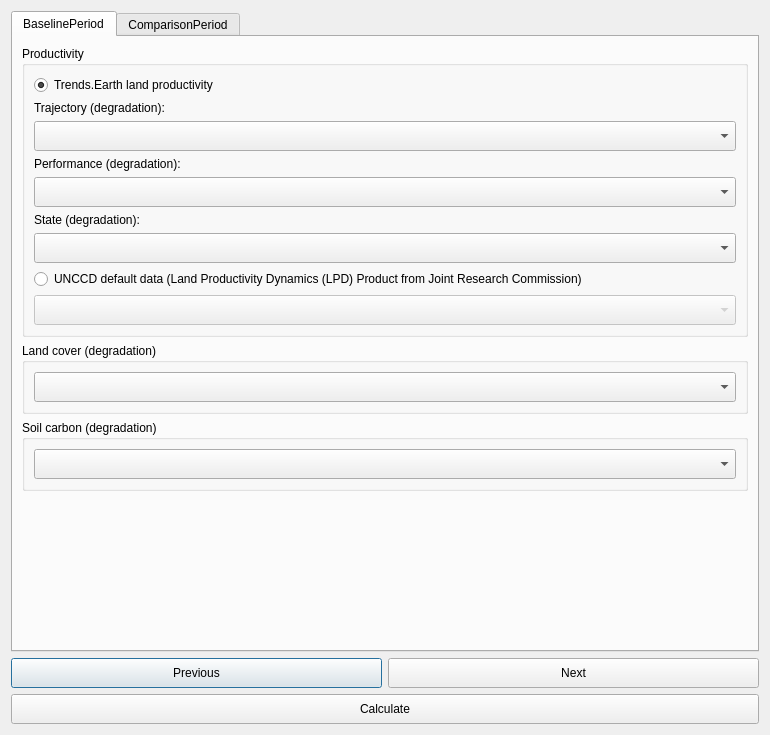
<?xml version="1.0" encoding="UTF-8"?>
<ui version="4.0">
 <class>DlgCalculateLDNUNCCDReporting</class>
 <widget class="QDialog" name="DlgCalculateLDNUNCCDReporting">
  <property name="geometry">
   <rect>
    <x>0</x>
    <y>0</y>
    <width>770</width>
    <height>735</height>
   </rect>
  </property>
  <property name="sizePolicy">
   <sizepolicy hsizetype="Fixed" vsizetype="Fixed">
    <horstretch>0</horstretch>
    <verstretch>0</verstretch>
   </sizepolicy>
  </property>
  <property name="windowTitle">
   <string>Calculate SDG 15.3.1 Indicator</string>
  </property>
  <layout class="QVBoxLayout" name="verticalLayout">
   <item>
    <widget class="QTabWidget" name="TabBox">
     <property name="sizePolicy">
      <sizepolicy hsizetype="Minimum" vsizetype="Expanding">
       <horstretch>0</horstretch>
       <verstretch>0</verstretch>
      </sizepolicy>
     </property>
     <property name="tabShape">
      <enum>QTabWidget::Rounded</enum>
     </property>
     <property name="currentIndex">
      <number>0</number>
     </property>
     <widget class="QWidget" name="BaselineTab">
      <attribute name="title">
       <string>BaselinePeriod</string>
      </attribute>
      <layout class="QVBoxLayout" name="verticalLayout_2">
       <item>
        <widget class="QGroupBox" name="groupBox">
         <property name="sizePolicy">
          <sizepolicy hsizetype="Preferred" vsizetype="Minimum">
           <horstretch>0</horstretch>
           <verstretch>0</verstretch>
          </sizepolicy>
         </property>
         <property name="maximumSize">
          <size>
           <width>16777215</width>
           <height>16777215</height>
          </size>
         </property>
         <property name="font">
          <font>
           <weight>50</weight>
           <bold>false</bold>
          </font>
         </property>
         <property name="title">
          <string>Productivity</string>
         </property>
         <layout class="QGridLayout" name="gridLayout">
          <item row="4" column="0">
           <widget class="WidgetDataIOSelectTELayerExisting" name="combo_layer_traj">
            <property name="enabled">
             <bool>true</bool>
            </property>
            <property name="sizePolicy">
             <sizepolicy hsizetype="Expanding" vsizetype="Minimum">
              <horstretch>0</horstretch>
              <verstretch>0</verstretch>
             </sizepolicy>
            </property>
            <property name="minimumSize">
             <size>
              <width>0</width>
              <height>30</height>
             </size>
            </property>
            <property name="layer_type" stdset="0">
             <string notr="true">Productivity trajectory (significance)</string>
            </property>
           </widget>
          </item>
          <item row="6" column="0">
           <widget class="WidgetDataIOSelectTELayerExisting" name="combo_layer_perf">
            <property name="enabled">
             <bool>true</bool>
            </property>
            <property name="sizePolicy">
             <sizepolicy hsizetype="Expanding" vsizetype="Minimum">
              <horstretch>0</horstretch>
              <verstretch>0</verstretch>
             </sizepolicy>
            </property>
            <property name="minimumSize">
             <size>
              <width>0</width>
              <height>30</height>
             </size>
            </property>
            <property name="layer_type" stdset="0">
             <string notr="true">Productivity performance (degradation)</string>
            </property>
           </widget>
          </item>
          <item row="8" column="0">
           <widget class="WidgetDataIOSelectTELayerExisting" name="combo_layer_state">
            <property name="enabled">
             <bool>true</bool>
            </property>
            <property name="sizePolicy">
             <sizepolicy hsizetype="Expanding" vsizetype="Minimum">
              <horstretch>0</horstretch>
              <verstretch>0</verstretch>
             </sizepolicy>
            </property>
            <property name="minimumSize">
             <size>
              <width>0</width>
              <height>30</height>
             </size>
            </property>
            <property name="layer_type" stdset="0">
             <string notr="true">Productivity state (degradation)</string>
            </property>
           </widget>
          </item>
          <item row="2" column="0">
           <widget class="QRadioButton" name="mode_te_prod">
            <property name="text">
             <string>Trends.Earth land productivity</string>
            </property>
            <property name="checked">
             <bool>true</bool>
            </property>
           </widget>
          </item>
          <item row="5" column="0">
           <widget class="QLabel" name="combo_layer_perf_label">
            <property name="enabled">
             <bool>true</bool>
            </property>
            <property name="font">
             <font>
              <weight>50</weight>
              <bold>false</bold>
             </font>
            </property>
            <property name="text">
             <string>Performance (degradation):</string>
            </property>
           </widget>
          </item>
          <item row="7" column="0">
           <widget class="QLabel" name="combo_layer_state_label">
            <property name="enabled">
             <bool>true</bool>
            </property>
            <property name="sizePolicy">
             <sizepolicy hsizetype="Preferred" vsizetype="Minimum">
              <horstretch>0</horstretch>
              <verstretch>0</verstretch>
             </sizepolicy>
            </property>
            <property name="font">
             <font>
              <weight>50</weight>
              <bold>false</bold>
             </font>
            </property>
            <property name="text">
             <string>State (degradation):</string>
            </property>
           </widget>
          </item>
          <item row="3" column="0">
           <widget class="QLabel" name="combo_layer_traj_label">
            <property name="enabled">
             <bool>true</bool>
            </property>
            <property name="font">
             <font>
              <weight>50</weight>
              <bold>false</bold>
             </font>
            </property>
            <property name="text">
             <string>Trajectory (degradation):</string>
            </property>
           </widget>
          </item>
          <item row="10" column="0">
           <widget class="WidgetDataIOSelectTELayerImport" name="combo_layer_lpd">
            <property name="enabled">
             <bool>false</bool>
            </property>
            <property name="sizePolicy">
             <sizepolicy hsizetype="Preferred" vsizetype="Minimum">
              <horstretch>0</horstretch>
              <verstretch>0</verstretch>
             </sizepolicy>
            </property>
            <property name="minimumSize">
             <size>
              <width>0</width>
              <height>30</height>
             </size>
            </property>
            <property name="layer_type" stdset="0">
             <string notr="true">Land Productivity Dynamics (LPD)</string>
            </property>
           </widget>
          </item>
          <item row="9" column="0">
           <widget class="QRadioButton" name="mode_lpd_jrc">
            <property name="enabled">
             <bool>true</bool>
            </property>
            <property name="text">
             <string>UNCCD default data (Land Productivity Dynamics (LPD) Product from Joint Research Commission)</string>
            </property>
            <property name="checked">
             <bool>false</bool>
            </property>
           </widget>
          </item>
         </layout>
        </widget>
       </item>
       <item>
        <widget class="QGroupBox" name="groupBox_2">
         <property name="sizePolicy">
          <sizepolicy hsizetype="Preferred" vsizetype="Minimum">
           <horstretch>0</horstretch>
           <verstretch>0</verstretch>
          </sizepolicy>
         </property>
         <property name="minimumSize">
          <size>
           <width>0</width>
           <height>0</height>
          </size>
         </property>
         <property name="maximumSize">
          <size>
           <width>16777215</width>
           <height>16777215</height>
          </size>
         </property>
         <property name="font">
          <font>
           <weight>50</weight>
           <bold>false</bold>
          </font>
         </property>
         <property name="title">
          <string>Land cover (degradation)</string>
         </property>
         <layout class="QVBoxLayout" name="verticalLayout_6">
          <item>
           <widget class="WidgetDataIOSelectTELayerExisting" name="combo_layer_lc">
            <property name="sizePolicy">
             <sizepolicy hsizetype="Expanding" vsizetype="Minimum">
              <horstretch>0</horstretch>
              <verstretch>0</verstretch>
             </sizepolicy>
            </property>
            <property name="minimumSize">
             <size>
              <width>0</width>
              <height>30</height>
             </size>
            </property>
            <property name="layer_type" stdset="0">
             <string notr="true">Land cover (degradation)</string>
            </property>
           </widget>
          </item>
         </layout>
        </widget>
       </item>
       <item>
        <widget class="QGroupBox" name="groupBox_3">
         <property name="enabled">
          <bool>true</bool>
         </property>
         <property name="sizePolicy">
          <sizepolicy hsizetype="Preferred" vsizetype="Minimum">
           <horstretch>0</horstretch>
           <verstretch>0</verstretch>
          </sizepolicy>
         </property>
         <property name="maximumSize">
          <size>
           <width>16777215</width>
           <height>16777215</height>
          </size>
         </property>
         <property name="font">
          <font>
           <weight>50</weight>
           <bold>false</bold>
          </font>
         </property>
         <property name="title">
          <string>Soil carbon (degradation)</string>
         </property>
         <layout class="QVBoxLayout" name="verticalLayout_7">
          <item>
           <widget class="WidgetDataIOSelectTELayerExisting" name="combo_layer_soc">
            <property name="sizePolicy">
             <sizepolicy hsizetype="Expanding" vsizetype="Minimum">
              <horstretch>0</horstretch>
              <verstretch>0</verstretch>
             </sizepolicy>
            </property>
            <property name="minimumSize">
             <size>
              <width>275</width>
              <height>30</height>
             </size>
            </property>
            <property name="layer_type" stdset="0">
             <string notr="true">Soil organic carbon (degradation)</string>
            </property>
           </widget>
          </item>
         </layout>
        </widget>
       </item>
       <item>
        <spacer name="verticalSpacer_2">
         <property name="orientation">
          <enum>Qt::Vertical</enum>
         </property>
         <property name="sizeHint" stdset="0">
          <size>
           <width>20</width>
           <height>40</height>
          </size>
         </property>
        </spacer>
       </item>
      </layout>
     </widget>
     <widget class="QWidget" name="ComparisonTab">
      <attribute name="title">
       <string>ComparisonPeriod</string>
      </attribute>
      <layout class="QVBoxLayout" name="verticalLayout_3">
       <item>
        <widget class="QGroupBox" name="groupBox_4">
         <property name="sizePolicy">
          <sizepolicy hsizetype="Preferred" vsizetype="Minimum">
           <horstretch>0</horstretch>
           <verstretch>0</verstretch>
          </sizepolicy>
         </property>
         <property name="maximumSize">
          <size>
           <width>16777215</width>
           <height>16777215</height>
          </size>
         </property>
         <property name="font">
          <font>
           <weight>50</weight>
           <bold>false</bold>
          </font>
         </property>
         <property name="title">
          <string>Productivity</string>
         </property>
         <layout class="QGridLayout" name="gridLayout_2">
          <item row="4" column="0">
           <widget class="WidgetDataIOSelectTELayerExisting" name="combo_layer_traj_2">
            <property name="enabled">
             <bool>true</bool>
            </property>
            <property name="sizePolicy">
             <sizepolicy hsizetype="Expanding" vsizetype="Minimum">
              <horstretch>0</horstretch>
              <verstretch>0</verstretch>
             </sizepolicy>
            </property>
            <property name="minimumSize">
             <size>
              <width>0</width>
              <height>30</height>
             </size>
            </property>
            <property name="layer_type" stdset="0">
             <string notr="true">Productivity trajectory (significance)</string>
            </property>
           </widget>
          </item>
          <item row="6" column="0">
           <widget class="WidgetDataIOSelectTELayerExisting" name="combo_layer_perf_2">
            <property name="enabled">
             <bool>true</bool>
            </property>
            <property name="sizePolicy">
             <sizepolicy hsizetype="Expanding" vsizetype="Minimum">
              <horstretch>0</horstretch>
              <verstretch>0</verstretch>
             </sizepolicy>
            </property>
            <property name="minimumSize">
             <size>
              <width>0</width>
              <height>30</height>
             </size>
            </property>
            <property name="layer_type" stdset="0">
             <string notr="true">Productivity performance (degradation)</string>
            </property>
           </widget>
          </item>
          <item row="8" column="0">
           <widget class="WidgetDataIOSelectTELayerExisting" name="combo_layer_state_2">
            <property name="enabled">
             <bool>true</bool>
            </property>
            <property name="sizePolicy">
             <sizepolicy hsizetype="Expanding" vsizetype="Minimum">
              <horstretch>0</horstretch>
              <verstretch>0</verstretch>
             </sizepolicy>
            </property>
            <property name="minimumSize">
             <size>
              <width>0</width>
              <height>30</height>
             </size>
            </property>
            <property name="layer_type" stdset="0">
             <string notr="true">Productivity state (degradation)</string>
            </property>
           </widget>
          </item>
          <item row="2" column="0">
           <widget class="QRadioButton" name="mode_te_prod_2">
            <property name="text">
             <string>Trends.Earth land productivity</string>
            </property>
            <property name="checked">
             <bool>true</bool>
            </property>
           </widget>
          </item>
          <item row="5" column="0">
           <widget class="QLabel" name="combo_layer_perf_label_2">
            <property name="enabled">
             <bool>true</bool>
            </property>
            <property name="font">
             <font>
              <weight>50</weight>
              <bold>false</bold>
             </font>
            </property>
            <property name="text">
             <string>Performance (degradation):</string>
            </property>
           </widget>
          </item>
          <item row="7" column="0">
           <widget class="QLabel" name="combo_layer_state_label_2">
            <property name="enabled">
             <bool>true</bool>
            </property>
            <property name="sizePolicy">
             <sizepolicy hsizetype="Preferred" vsizetype="Minimum">
              <horstretch>0</horstretch>
              <verstretch>0</verstretch>
             </sizepolicy>
            </property>
            <property name="font">
             <font>
              <weight>50</weight>
              <bold>false</bold>
             </font>
            </property>
            <property name="text">
             <string>State (degradation):</string>
            </property>
           </widget>
          </item>
          <item row="3" column="0">
           <widget class="QLabel" name="combo_layer_traj_label_2">
            <property name="enabled">
             <bool>true</bool>
            </property>
            <property name="font">
             <font>
              <weight>50</weight>
              <bold>false</bold>
             </font>
            </property>
            <property name="text">
             <string>Trajectory (degradation):</string>
            </property>
           </widget>
          </item>
          <item row="10" column="0">
           <widget class="WidgetDataIOSelectTELayerImport" name="combo_layer_lpd_2">
            <property name="enabled">
             <bool>false</bool>
            </property>
            <property name="sizePolicy">
             <sizepolicy hsizetype="Preferred" vsizetype="Minimum">
              <horstretch>0</horstretch>
              <verstretch>0</verstretch>
             </sizepolicy>
            </property>
            <property name="minimumSize">
             <size>
              <width>0</width>
              <height>30</height>
             </size>
            </property>
            <property name="layer_type" stdset="0">
             <string notr="true">Land Productivity Dynamics (LPD)</string>
            </property>
           </widget>
          </item>
          <item row="9" column="0">
           <widget class="QRadioButton" name="mode_lpd_jrc_2">
            <property name="enabled">
             <bool>true</bool>
            </property>
            <property name="text">
             <string>UNCCD default data (Land Productivity Dynamics (LPD) Product from Joint Research Commission)</string>
            </property>
            <property name="checked">
             <bool>false</bool>
            </property>
           </widget>
          </item>
         </layout>
        </widget>
       </item>
       <item>
        <widget class="QGroupBox" name="groupBox_5">
         <property name="sizePolicy">
          <sizepolicy hsizetype="Preferred" vsizetype="Minimum">
           <horstretch>0</horstretch>
           <verstretch>0</verstretch>
          </sizepolicy>
         </property>
         <property name="minimumSize">
          <size>
           <width>0</width>
           <height>0</height>
          </size>
         </property>
         <property name="maximumSize">
          <size>
           <width>16777215</width>
           <height>16777215</height>
          </size>
         </property>
         <property name="font">
          <font>
           <weight>50</weight>
           <bold>false</bold>
          </font>
         </property>
         <property name="title">
          <string>Land cover (degradation)</string>
         </property>
         <layout class="QVBoxLayout" name="verticalLayout_8">
          <item>
           <widget class="WidgetDataIOSelectTELayerExisting" name="combo_layer_lc_2">
            <property name="sizePolicy">
             <sizepolicy hsizetype="Expanding" vsizetype="Minimum">
              <horstretch>0</horstretch>
              <verstretch>0</verstretch>
             </sizepolicy>
            </property>
            <property name="minimumSize">
             <size>
              <width>0</width>
              <height>30</height>
             </size>
            </property>
            <property name="layer_type" stdset="0">
             <string notr="true">Land cover (degradation)</string>
            </property>
           </widget>
          </item>
         </layout>
        </widget>
       </item>
       <item>
        <widget class="QGroupBox" name="groupBox_6">
         <property name="enabled">
          <bool>true</bool>
         </property>
         <property name="sizePolicy">
          <sizepolicy hsizetype="Preferred" vsizetype="Minimum">
           <horstretch>0</horstretch>
           <verstretch>0</verstretch>
          </sizepolicy>
         </property>
         <property name="maximumSize">
          <size>
           <width>16777215</width>
           <height>16777215</height>
          </size>
         </property>
         <property name="font">
          <font>
           <weight>50</weight>
           <bold>false</bold>
          </font>
         </property>
         <property name="title">
          <string>Soil carbon (degradation)</string>
         </property>
         <layout class="QVBoxLayout" name="verticalLayout_9">
          <item>
           <widget class="WidgetDataIOSelectTELayerExisting" name="combo_layer_soc_2">
            <property name="sizePolicy">
             <sizepolicy hsizetype="Expanding" vsizetype="Minimum">
              <horstretch>0</horstretch>
              <verstretch>0</verstretch>
             </sizepolicy>
            </property>
            <property name="minimumSize">
             <size>
              <width>275</width>
              <height>30</height>
             </size>
            </property>
            <property name="layer_type" stdset="0">
             <string notr="true">Soil organic carbon (degradation)</string>
            </property>
           </widget>
          </item>
         </layout>
        </widget>
       </item>
       <item>
        <spacer name="verticalSpacer_3">
         <property name="orientation">
          <enum>Qt::Vertical</enum>
         </property>
         <property name="sizeHint" stdset="0">
          <size>
           <width>20</width>
           <height>121</height>
          </size>
         </property>
        </spacer>
       </item>
      </layout>
     </widget>
    </widget>
   </item>
   <item>
    <layout class="QGridLayout" name="gridLayout_3">
     <item row="0" column="0">
      <widget class="QPushButton" name="button_prev">
       <property name="sizePolicy">
        <sizepolicy hsizetype="Minimum" vsizetype="Minimum">
         <horstretch>0</horstretch>
         <verstretch>0</verstretch>
        </sizepolicy>
       </property>
       <property name="minimumSize">
        <size>
         <width>0</width>
         <height>30</height>
        </size>
       </property>
       <property name="text">
        <string>Previous</string>
       </property>
      </widget>
     </item>
     <item row="0" column="1">
      <widget class="QPushButton" name="button_next">
       <property name="sizePolicy">
        <sizepolicy hsizetype="Minimum" vsizetype="Minimum">
         <horstretch>0</horstretch>
         <verstretch>0</verstretch>
        </sizepolicy>
       </property>
       <property name="minimumSize">
        <size>
         <width>0</width>
         <height>30</height>
        </size>
       </property>
       <property name="text">
        <string>Next</string>
       </property>
      </widget>
     </item>
     <item row="1" column="0" colspan="2">
      <widget class="QPushButton" name="button_calculate">
       <property name="sizePolicy">
        <sizepolicy hsizetype="Minimum" vsizetype="Minimum">
         <horstretch>0</horstretch>
         <verstretch>0</verstretch>
        </sizepolicy>
       </property>
       <property name="minimumSize">
        <size>
         <width>0</width>
         <height>30</height>
        </size>
       </property>
       <property name="text">
        <string>Calculate</string>
       </property>
      </widget>
     </item>
    </layout>
   </item>
  </layout>
 </widget>
 <customwidgets>
  <customwidget>
   <class>WidgetDataIOSelectTELayerImport</class>
   <extends>QComboBox</extends>
   <header>LDMP/data_io.h</header>
  </customwidget>
  <customwidget>
   <class>WidgetDataIOSelectTELayerExisting</class>
   <extends>QComboBox</extends>
   <header>LDMP/data_io</header>
  </customwidget>
 </customwidgets>
 <tabstops>
  <tabstop>TabBox</tabstop>
  <tabstop>mode_te_prod</tabstop>
  <tabstop>mode_lpd_jrc</tabstop>
  <tabstop>combo_layer_lc</tabstop>
  <tabstop>combo_layer_soc</tabstop>
  <tabstop>button_prev</tabstop>
  <tabstop>button_next</tabstop>
  <tabstop>button_calculate</tabstop>
  <tabstop>combo_layer_traj</tabstop>
  <tabstop>combo_layer_perf</tabstop>
  <tabstop>combo_layer_state</tabstop>
  <tabstop>combo_layer_lpd</tabstop>
 </tabstops>
 <resources/>
 <connections/>
</ui>
